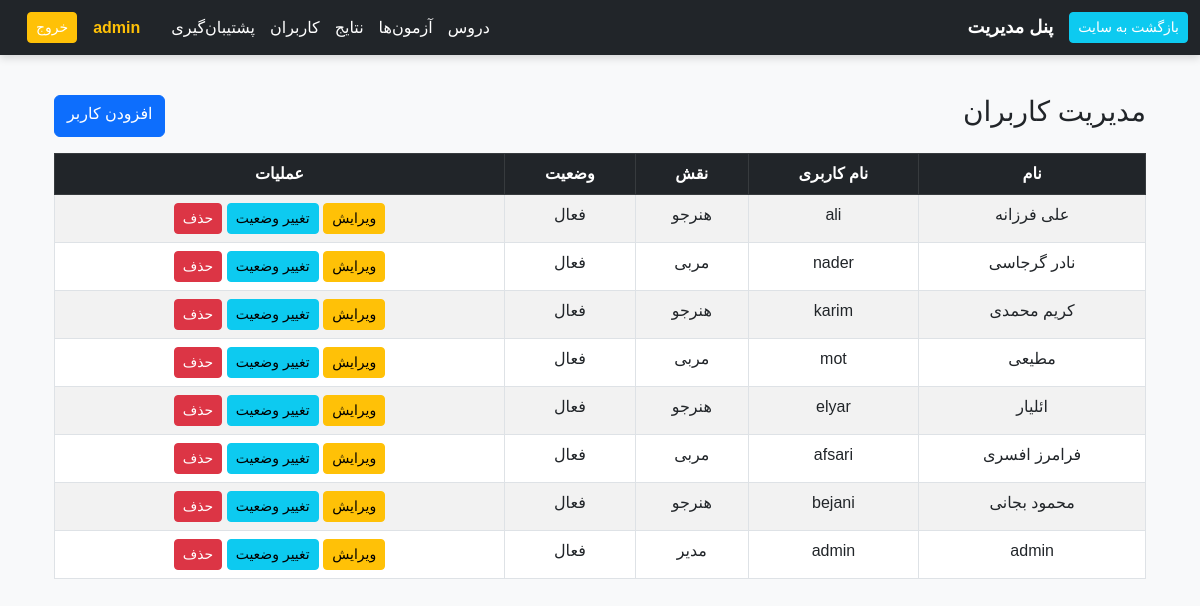
Page /public/index.php?route=/admin/users (signed in) on the committed database.
### tables this page shows
CREATE TABLE `users` (
  `id` bigint unsigned NOT NULL AUTO_INCREMENT,
  `name` varchar(100) NOT NULL,
  `username` varchar(100) NOT NULL,
  `password_hash` varchar(255) NOT NULL,
  `role` enum('admin','teacher','student') NOT NULL DEFAULT 'student',
  `is_active` tinyint(1) NOT NULL DEFAULT '1',
  `created_at` timestamp NULL DEFAULT CURRENT_TIMESTAMP,
  PRIMARY KEY (`id`),
  UNIQUE KEY `username` (`username`)
);

### app/Core/View.php (called while the page is built, shortened)
<?php
class View
{
    public static ?string $forceLayout = null;
    public static function render(string $template, array $data = [], ?string $layout = 'admin')
    {
        $templateFile = __DIR__ . '/../Template/' . $template;
        extract($data);
        require $templateFile;
        $content = ob_get_clean();
        if (self::$forceLayout !== null) {
            $layout = self::$forceLayout;
        }
        $layoutFile = __DIR__ . '/../Template/layouts/' . $layout . '.php';
        require $layoutFile;
        return ob_get_clean();
    }
    public static function baseUrl(string $route = '/')
    {
        $route = ltrim($route, '/');
        $path = $route;
        $extraQuery = '';
        if (strpos($route, '?') !== false) {
            [$path, $extraQuery] = explode('?', $route, 2);
            $path = '/' . ltrim($path, '/');
        } else {
            $path = '/' . $path;
        }
        $scriptName = $_SERVER['SCRIPT_NAME'];
        $basePath = str_replace('/index.php', '', $scriptName);
        $url = $basePath . '/index.php?route=' . $path;
        return $url;
    }
}

### app/Action/Admin/User/UserListAction.php (called while the page is built, shortened)
<?php
class UserListAction
{
    public function __invoke()
    {
        $repo = new UserRepository();
        $users = $repo->all();
        return View::render("admin/users/list.php", [
            "users" => $users
        ]);
    }
}

### app/Core/Router.php (called while the page is built, shortened)
<?php
class Router
{
    private array $routes = [
        'GET' => [],
        'POST' => [],
    ];
    private string $rawRoute;
    public function __construct(string $rawRoute)
    {
        $this->rawRoute = $rawRoute;
    }
    public function get(string $path, $handler)
    {
        $this->routes['GET'][$path] = $handler;
    }
    public function post(string $path, $handler)
    {
        $this->routes['POST'][$path] = $handler;
    }
    public function dispatch()
    {
        $method = $_SERVER['REQUEST_METHOD'];
        $uri = parse_url($this->rawRoute, PHP_URL_PATH);
        $handler = $this->routes[$method][$uri];
        if (is_object($handler) && method_exists($handler, '__invoke')) {
            return $handler();
        }
        return;
    }
}

### app/Core/Database.php (called while the page is built, shortened)
<?php
class Database
{
    private static ?PDO $pdo = null;
    public static function init(array $config): void
    {
        $host    = $config['host'] ?? 'localhost';
        $dbname  = $config['dbname'] ?? 'mostafadb';
        $user    = $config['user'] ?? 'root';
        $pass    = $config['pass'] ?? '4562';
        $charset = $config['charset'] ?? 'utf8mb4';
        $dsn = "mysql:host={$host};dbname={$dbname};charset={$charset}";
        try {
            self::$pdo = new PDO(
                $dsn,
                $user,
                $pass,
                [
                    PDO::ATTR_ERRMODE            => PDO::ERRMODE_EXCEPTION,
                    PDO::ATTR_DEFAULT_FETCH_MODE => PDO::FETCH_ASSOC,
                ]
            );
        } catch (PDOException $e) {
            die("Database connection failed: " . $e->getMessage());
        }
    }
    public static function getConnection(): PDO
    {
        return self::$pdo;
    }
}

### app/Domain/UserRepository.php (called while the page is built, shortened)
<?php
class UserRepository
{
    private $db;
    public function __construct()
    {
        $this->db = Database::getConnection();
    }
    public function all()
    {
        $stmt = $this->db->query("SELECT * FROM users ORDER BY id DESC");
        return $stmt->fetchAll();
    }
}

### app/Core/Auth.php (called while the page is built, shortened)
<?php
class Auth
{
    public static function user()
    {
        return $_SESSION['user'] ?? null;
    }
}

### app/Template/admin/users/list.php (the view, shortened to what this page needs)
<!DOCTYPE html>
<html lang="fa" dir="rtl">
<head>
    <link href="https://cdn.jsdelivr.net/npm/bootstrap@5.3.0/dist/css/bootstrap.rtl.min.css" rel="stylesheet">
</head>
<body class="bg-light">
    <div class="container mt-4">
        <div class="d-flex justify-content-between mb-3">
            <h3>مدیریت کاربران</h3>
            <a href="index.php?route=/admin/users/create" class="btn btn-primary">افزودن کاربر</a>
        </div>
        <table class="table table-bordered table-striped text-center">
            <thead class="table-dark">
                <tr>
                    <th>نام</th>
                    <th>نام کاربری</th>
                    <th>نقش</th>
                    <th>وضعیت</th>
                    <th>عملیات</th>
                </tr>
            </thead>
            <?php foreach ($users as $u): ?>
                <tr>
                    <td><?= $u['name'] ?></td>
                    <td><?= $u['username'] ?></td>
                    <td>
                        <?php
                        echo match ($u['role']) {
                            'admin'   => 'مدیر',
                            'teacher' => 'مربی',
                            'student' => 'هنرجو',
                            default   => 'نامشخص',
                        };
                        ?>
                    </td>
                    <td>
                        <?= $u['is_active'] ? 'فعال' : 'غیرفعال' ?>
                    </td>
                    <td>
                        <a href="index.php?route=/admin/users/edit&id=<?= $u['id'] ?>"
                            class="btn btn-warning btn-sm">ویرایش</a>
                        <a href="index.php?route=/admin/users/toggle&id=<?= $u['id'] ?>" class="btn btn-info btn-sm">تغییر
                            وضعیت</a>
                        <a href="index.php?route=/admin/users/delete&id=<?= $u['id'] ?>" class="btn btn-danger btn-sm"
                            onclick="return confirm('حذف شود؟')">حذف</a>
                    </td>
                </tr>
            <?php endforeach; ?>
        </table>
    </div>
</body>
</html>

### app/Template/layouts/admin.php (shortened to what this page needs)
<?php
$u = Auth::user();
?>
<!DOCTYPE html>
<html lang="fa" dir="rtl">
<head>
    <link href="https://cdn.jsdelivr.net/npm/bootstrap@5.3.2/dist/css/bootstrap.rtl.min.css" rel="stylesheet">
    <link href="https://cdn.jsdelivr.net/npm/bootstrap-icons@1.11.1/font/bootstrap-icons.css" rel="stylesheet">
    <link href="https://cdn.jsdelivr.net/npm/vazirmatn@33.0.2/Vazirmatn-font-face.css" rel="stylesheet">
</head>
<body>
    <div class="top-menu d-flex justify-content-between align-items-center text-white">
        <div class="d-flex align-items-center">
            <a href="<?= View::baseUrl('/admin/dashboard') ?>" class="btn btn-sm btn-info me-3">بازگشت به سایت</a>
            <strong style="font-size: 18px;">پنل مدیریت</strong>
        </div>
        <div class="d-flex align-items-center">
            <a href="<?= View::baseUrl('/admin/subjects') ?>">دروس</a>
            <a href="<?= View::baseUrl('/admin/quizzes') ?>">آزمون‌ها</a>
            <a href="<?= View::baseUrl('/admin/results') ?>">نتایج</a>
            <a href="<?= View::baseUrl('/admin/users') ?>">کاربران</a>
            <a href="<?= View::baseUrl('/admin/backup') ?>">پشتیبان‌گیری</a>
            <span class="ms-3 text-warning fw-bold">
                <?= htmlspecialchars($u['name'] ?? '') ?>
            </span>
            <a href="<?= View::baseUrl('/logout') ?>" class="btn btn-sm btn-warning ms-3">خروج</a>
        </div>
    </div>
    <div class="container admin-content">
        <?= $content ?>
    </div>
</body>
</html>

### app/Template/layouts/admin.php (style rules this page uses)
body, h1, h2, h3, h4, h5, h6, p, div, span, a, button, input { font-family: 'Vazirmatn', sans-serif !important; }
body { background: #f4f6f9; }
.top-menu { background: #212529; padding: 12px; box-shadow: 0 3px 8px rgba(0, 0, 0, .15); position: sticky; top: 0; z-index: 1000; }
.top-menu a { color: #fff !important; margin-left: 15px; font-weight: 500; text-decoration: none; }
.admin-content { margin-top: 40px; }

### rows in the picture
users: name "admin", username "admin", role "مدیر", is_active "فعال"
users: name "علی فرزانه", username "ali", role "هنرجو", is_active "فعال"
users: name "نادر گرجاسی", username "nader", role "مربی", is_active "فعال"
users: name "کریم محمدی", username "karim", role "هنرجو", is_active "فعال"
users: name "مطیعی", username "mot", role "مربی", is_active "فعال"
users: name "ائلیار", username "elyar", role "هنرجو", is_active "فعال"
users: name "فرامرز افسری", username "afsari", role "مربی", is_active "فعال"
users: name "محمود بجانی", username "bejani", role "هنرجو", is_active "فعال"
